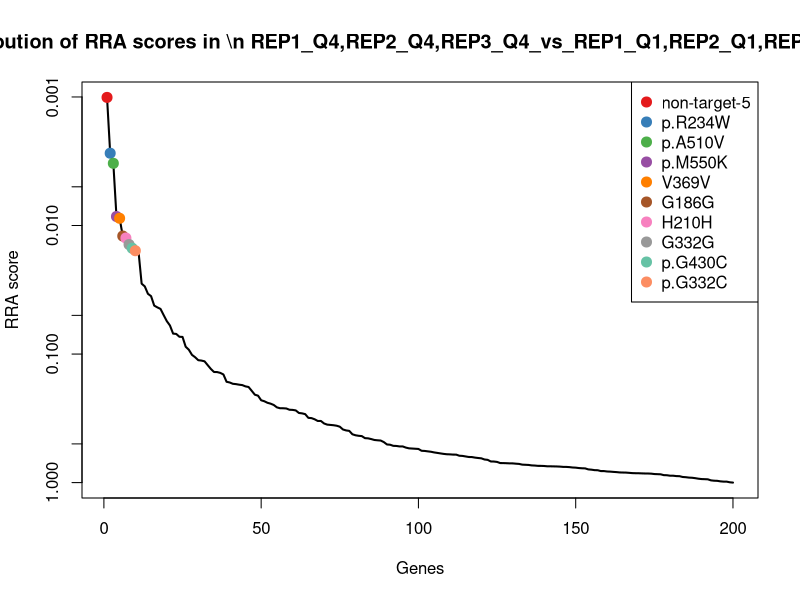
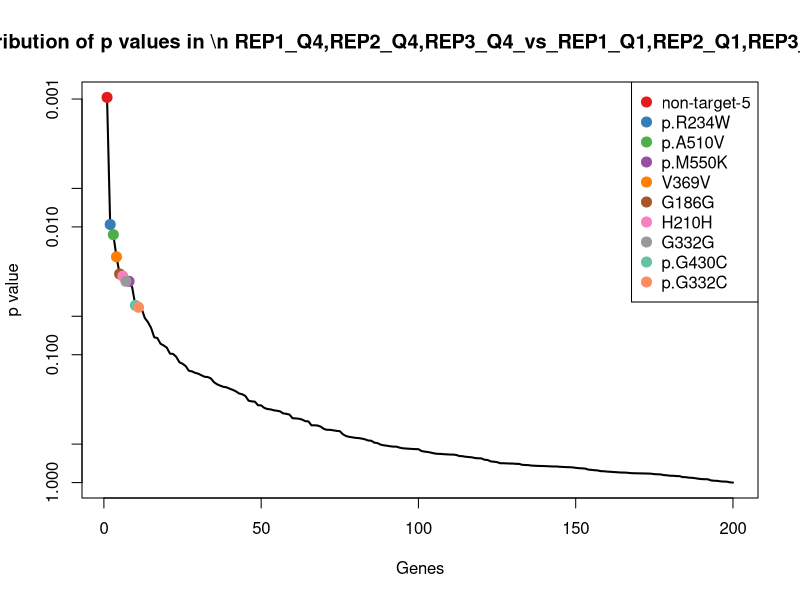
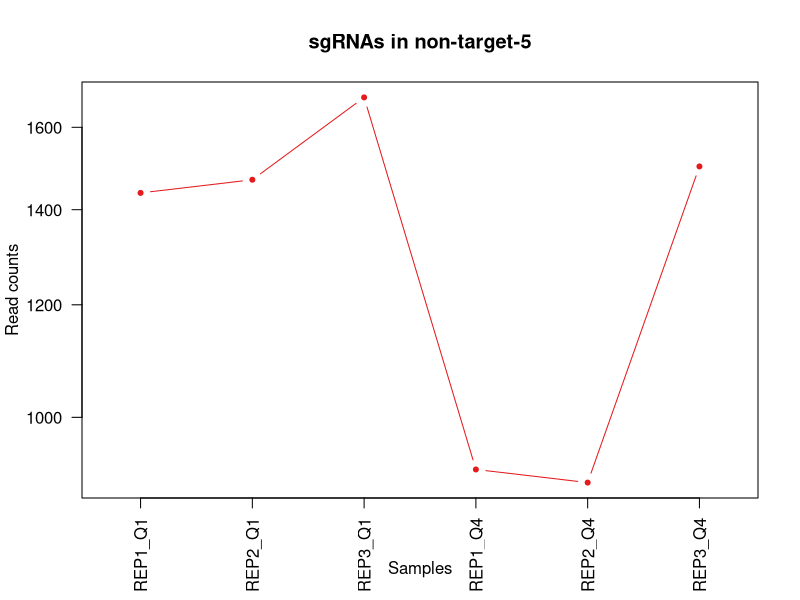
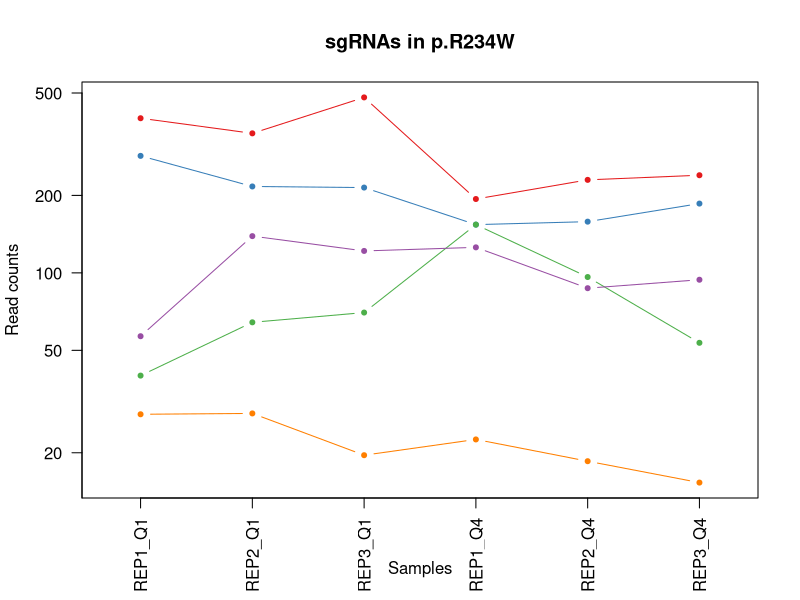
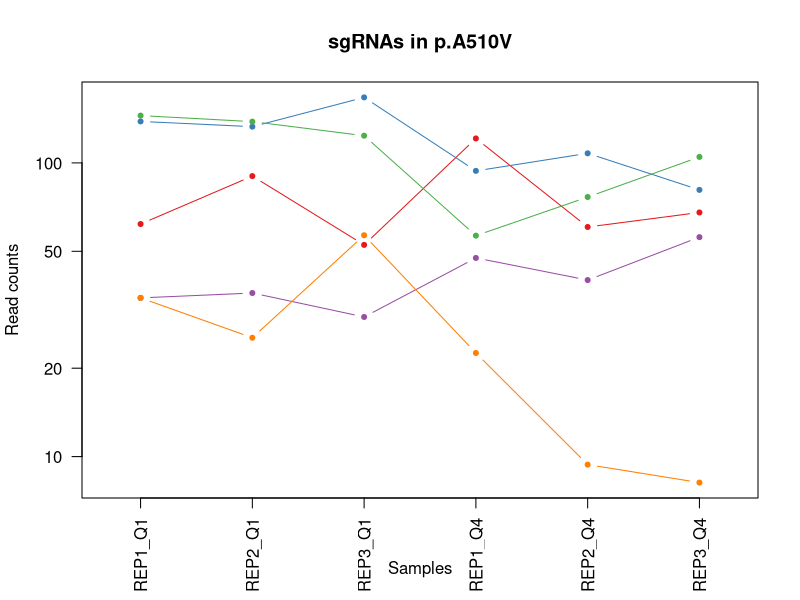
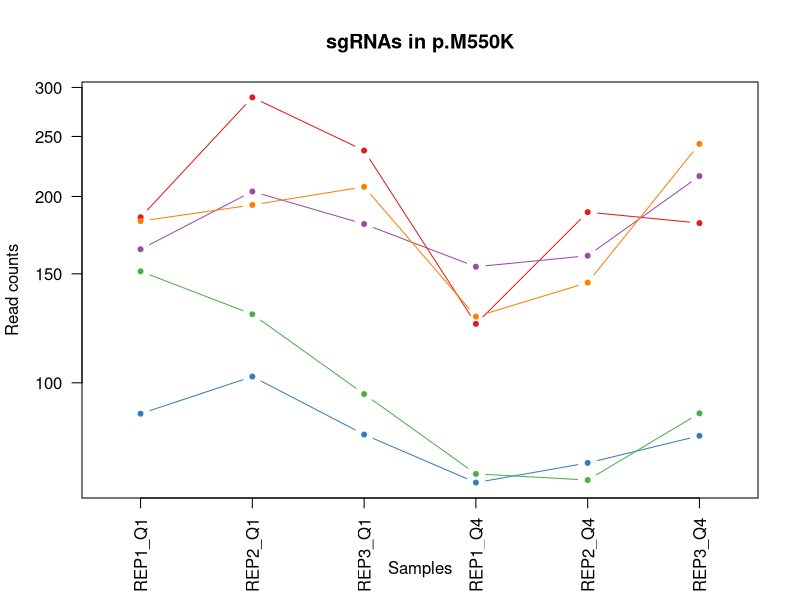
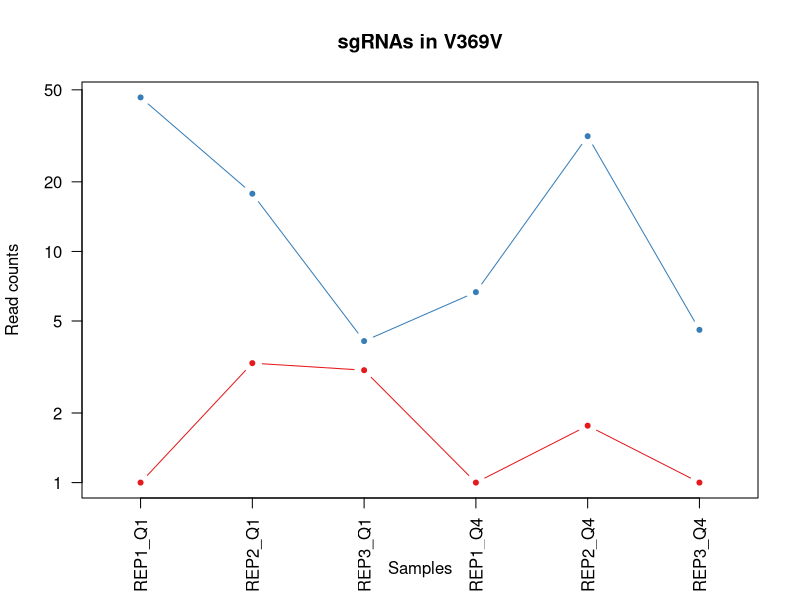
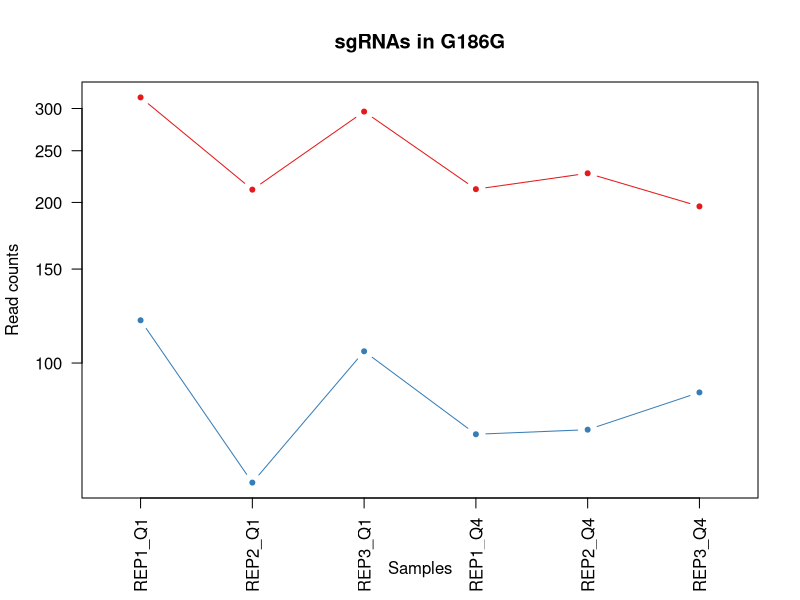

The R script that drew these images, in order: (Note: this script raises an error after producing the figures.)
pdf(file='Q4_Q1.pdf',width=4.5,height=4.5);
gstable=read.table('Q4_Q1.gene_summary.txt',header=T)
# 
#
# parameters
# Do not modify the variables beginning with "__"

# gstablename='__GENE_SUMMARY_FILE__'
startindex=3
# outputfile='__OUTPUT_FILE__'
targetgenelist=c("non-target-5","p.R234W","p.A510V","p.M550K","V369V","G186G","H210H","G332G","p.G430C","p.G332C")
# samplelabel=sub('.\\w+.\\w+$','',colnames(gstable)[startindex]);
samplelabel='REP1_Q4,REP2_Q4,REP3_Q4_vs_REP1_Q1,REP2_Q1,REP3_Q1 neg.'


# You need to write some codes in front of this code:
# gstable=read.table(gstablename,header=T)
# pdf(file=outputfile,width=6,height=6)


# set up color using RColorBrewer
#library(RColorBrewer)
#colors <- brewer.pal(length(targetgenelist), "Set1")

colors=c( "#E41A1C", "#377EB8", "#4DAF4A", "#984EA3", "#FF7F00",  "#A65628", "#F781BF",
          "#999999", "#66C2A5", "#FC8D62", "#8DA0CB", "#E78AC3", "#A6D854", "#FFD92F", "#E5C494", "#B3B3B3", 
          "#8DD3C7", "#FFFFB3", "#BEBADA", "#FB8072", "#80B1D3", "#FDB462", "#B3DE69", "#FCCDE5",
          "#D9D9D9", "#BC80BD", "#CCEBC5", "#FFED6F")

######
# function definition

plotrankedvalues<-function(val, tglist, ...){
  
  plot(val,log='y',ylim=c(max(val),min(val)),type='l',lwd=2, ...)
  if(length(tglist)>0){
    for(i in 1:length(tglist)){
      targetgene=tglist[i];
      tx=which(names(val)==targetgene);ty=val[targetgene];
      points(tx,ty,col=colors[(i %% length(colors)) ],cex=2,pch=20)
      # text(tx+50,ty,targetgene,col=colors[i])
    }
    legend('topright',tglist,pch=20,pt.cex = 2,cex=1,col=colors)
  }
}



plotrandvalues<-function(val,targetgenelist, ...){
  # choose the one with the best distance distribution
  
  mindiffvalue=0;
  randval=val;
  for(i in 1:20){
    randval0=sample(val)
    vindex=sort(which(names(randval0) %in% targetgenelist))
    if(max(vindex)>0.9*length(val)){
      # print('pass...')
      next;
    }
    mindiffind=min(diff(vindex));
    if (mindiffind > mindiffvalue){
      mindiffvalue=mindiffind;
      randval=randval0;
      # print(paste('Diff: ',mindiffvalue))
    }
  }
  plot(randval,log='y',ylim=c(max(randval),min(randval)),pch=20,col='grey', ...)
  
  if(length(targetgenelist)>0){
    for(i in 1:length(targetgenelist)){
      targetgene=targetgenelist[i];
      tx=which(names(randval)==targetgene);ty=randval[targetgene];
      points(tx,ty,col=colors[(i %% length(colors)) ],cex=2,pch=20)
      text(tx+50,ty,targetgene,col=colors[i])
    }
  }
  
}




# set.seed(1235)



pvec=gstable[,startindex]
names(pvec)=gstable[,'id']
pvec=sort(pvec);

plotrankedvalues(pvec,targetgenelist,xlab='Genes',ylab='RRA score',main=paste('Distribution of RRA scores in \\n',samplelabel))

# plotrandvalues(pvec,targetgenelist,xlab='Genes',ylab='RRA score',main=paste('Distribution of RRA scores in \\n',samplelabel))


pvec=gstable[,startindex+1]
names(pvec)=gstable[,'id']
pvec=sort(pvec);

plotrankedvalues(pvec,targetgenelist,xlab='Genes',ylab='p value',main=paste('Distribution of p values in \\n',samplelabel))

# plotrandvalues(pvec,targetgenelist,xlab='Genes',ylab='p value',main=paste('Distribution of p values in \\n',samplelabel))



# you need to write after this code:
# dev.off()






# parameters
# Do not modify the variables beginning with "__"
targetmat=list(c(1437.6059915589235,1468.6343764576616,1678.4125373650745,917.9622007371268,898.6220613901079,1500.6740150081698))
targetgene="non-target-5"
collabel=c("REP1_Q1","REP2_Q1","REP3_Q1","REP1_Q4","REP2_Q4","REP3_Q4")

# set up color using RColorBrewer
#library(RColorBrewer)
#colors <- brewer.pal(length(targetgenelist), "Set1")

colors=c( "#E41A1C", "#377EB8", "#4DAF4A", "#984EA3", "#FF7F00",  "#A65628", "#F781BF",
          "#999999", "#66C2A5", "#FC8D62", "#8DA0CB", "#E78AC3", "#A6D854", "#FFD92F", "#E5C494", "#B3B3B3", 
          "#8DD3C7", "#FFFFB3", "#BEBADA", "#FB8072", "#80B1D3", "#FDB462", "#B3DE69", "#FCCDE5",
          "#D9D9D9", "#BC80BD", "#CCEBC5", "#FFED6F")


## code

targetmatvec=unlist(targetmat)+1
yrange=range(targetmatvec[targetmatvec>0]);
# yrange[1]=1; # set the minimum value to 1
for(i in 1:length(targetmat)){
  vali=targetmat[[i]]+1;
  if(i==1){
    plot(1:length(vali),vali,type='b',las=1,pch=20,main=paste('sgRNAs in',targetgene),ylab='Read counts',xlab='Samples',xlim=c(0.7,length(vali)+0.3),ylim = yrange,col=colors[(i %% length(colors))],xaxt='n',log='y')
    axis(1,at=1:length(vali),labels=(collabel),las=2)
    # lines(0:100,rep(1,101),col='black');
  }else{
    lines(1:length(vali),vali,type='b',pch=20,col=colors[(i %% length(colors))])
  }
}




# parameters
# Do not modify the variables beginning with "__"
targetmat=list(c(397.9666721448057,347.53361477150685,479.69381061755354,192.65873348803896,228.85111919951814,238.58092448460567),c(283.8915348524836,215.68423899196586,213.54111569426578,152.99370012285445,157.14443518366912,184.9002164755694),c(38.88925134965528,63.25721496937515,69.11717271263674,152.99370012285445,95.35463299979922,52.48780338661325),c(55.74126026783924,137.9464567404446,120.69715234893283,124.66153343343697,86.2005882318185,93.04656054899621),c(27.2224759447587,27.436864324066327,18.56879266906659,21.532446683957296,17.545252471963057,14.314855469076342))
targetgene="p.R234W"
collabel=c("REP1_Q1","REP2_Q1","REP3_Q1","REP1_Q4","REP2_Q4","REP3_Q4")

# set up color using RColorBrewer
#library(RColorBrewer)
#colors <- brewer.pal(length(targetgenelist), "Set1")

colors=c( "#E41A1C", "#377EB8", "#4DAF4A", "#984EA3", "#FF7F00",  "#A65628", "#F781BF",
          "#999999", "#66C2A5", "#FC8D62", "#8DA0CB", "#E78AC3", "#A6D854", "#FFD92F", "#E5C494", "#B3B3B3", 
          "#8DD3C7", "#FFFFB3", "#BEBADA", "#FB8072", "#80B1D3", "#FDB462", "#B3DE69", "#FCCDE5",
          "#D9D9D9", "#BC80BD", "#CCEBC5", "#FFED6F")


## code

targetmatvec=unlist(targetmat)+1
yrange=range(targetmatvec[targetmatvec>0]);
# yrange[1]=1; # set the minimum value to 1
for(i in 1:length(targetmat)){
  vali=targetmat[[i]]+1;
  if(i==1){
    plot(1:length(vali),vali,type='b',las=1,pch=20,main=paste('sgRNAs in',targetgene),ylab='Read counts',xlab='Samples',xlim=c(0.7,length(vali)+0.3),ylim = yrange,col=colors[(i %% length(colors))],xaxt='n',log='y')
    axis(1,at=1:length(vali),labels=(collabel),las=2)
    # lines(0:100,rep(1,101),col='black');
  }else{
    lines(1:length(vali),vali,type='b',pch=20,col=colors[(i %% length(colors))])
  }
}




# parameters
# Do not modify the variables beginning with "__"
targetmat=list(c(60.92649378112661,89.16980905321557,51.57997963629608,120.12838676313017,59.50129099187472,66.80265885568959),c(137.40868810211532,131.84937577954096,166.08753442887337,92.92950674128937,106.79718895977513,79.9246097023429),c(143.89022999372455,137.18432162033164,122.76035153438467,55.531046711258284,75.52086933584098,103.78270215080347),c(33.70401783636791,35.05821552519586,28.884788596325805,46.46475337064469,38.904690263918084,54.87361263145931),c(33.70401783636791,24.388323843614515,55.70637800719977,21.532446683957296,8.391207703982332,7.157427734538171))
targetgene="p.A510V"
collabel=c("REP1_Q1","REP2_Q1","REP3_Q1","REP1_Q4","REP2_Q4","REP3_Q4")

# set up color using RColorBrewer
#library(RColorBrewer)
#colors <- brewer.pal(length(targetgenelist), "Set1")

colors=c( "#E41A1C", "#377EB8", "#4DAF4A", "#984EA3", "#FF7F00",  "#A65628", "#F781BF",
          "#999999", "#66C2A5", "#FC8D62", "#8DA0CB", "#E78AC3", "#A6D854", "#FFD92F", "#E5C494", "#B3B3B3", 
          "#8DD3C7", "#FFFFB3", "#BEBADA", "#FB8072", "#80B1D3", "#FDB462", "#B3DE69", "#FCCDE5",
          "#D9D9D9", "#BC80BD", "#CCEBC5", "#FFED6F")


## code

targetmatvec=unlist(targetmat)+1
yrange=range(targetmatvec[targetmatvec>0]);
# yrange[1]=1; # set the minimum value to 1
for(i in 1:length(targetmat)){
  vali=targetmat[[i]]+1;
  if(i==1){
    plot(1:length(vali),vali,type='b',las=1,pch=20,main=paste('sgRNAs in',targetgene),ylab='Read counts',xlab='Samples',xlim=c(0.7,length(vali)+0.3),ylim = yrange,col=colors[(i %% length(colors))],xaxt='n',log='y')
    axis(1,at=1:length(vali),labels=(collabel),las=2)
    # lines(0:100,rep(1,101),col='black');
  }else{
    lines(1:length(vali),vali,type='b',pch=20,col=colors[(i %% length(colors))])
  }
}




# parameters
# Do not modify the variables beginning with "__"
targetmat=list(c(184.07578972170168,288.0870754026965,236.23630673423605,123.52824676586027,187.65791774360488,180.1285979858773),c(88.14896972588531,101.36397097502282,81.4963678253478,67.99720005460199,73.2323581438458,81.11751432476593),c(150.37177188533377,128.0387001789762,94.90716253078479,70.26377338975539,68.65533575985545,88.27494205930411),c(163.3348556685522,202.72794195004565,179.49832913431035,152.99370012285445,159.4329463756643,214.72283203614512),c(181.48317296505797,192.82018538857727,206.31991854518432,126.92810676859037,144.17620509569642,242.15963835187478))
targetgene="p.M550K"
collabel=c("REP1_Q1","REP2_Q1","REP3_Q1","REP1_Q4","REP2_Q4","REP3_Q4")

# set up color using RColorBrewer
#library(RColorBrewer)
#colors <- brewer.pal(length(targetgenelist), "Set1")

colors=c( "#E41A1C", "#377EB8", "#4DAF4A", "#984EA3", "#FF7F00",  "#A65628", "#F781BF",
          "#999999", "#66C2A5", "#FC8D62", "#8DA0CB", "#E78AC3", "#A6D854", "#FFD92F", "#E5C494", "#B3B3B3", 
          "#8DD3C7", "#FFFFB3", "#BEBADA", "#FB8072", "#80B1D3", "#FDB462", "#B3DE69", "#FCCDE5",
          "#D9D9D9", "#BC80BD", "#CCEBC5", "#FFED6F")


## code

targetmatvec=unlist(targetmat)+1
yrange=range(targetmatvec[targetmatvec>0]);
# yrange[1]=1; # set the minimum value to 1
for(i in 1:length(targetmat)){
  vali=targetmat[[i]]+1;
  if(i==1){
    plot(1:length(vali),vali,type='b',las=1,pch=20,main=paste('sgRNAs in',targetgene),ylab='Read counts',xlab='Samples',xlim=c(0.7,length(vali)+0.3),ylim = yrange,col=colors[(i %% length(colors))],xaxt='n',log='y')
    axis(1,at=1:length(vali),labels=(collabel),las=2)
    # lines(0:100,rep(1,101),col='black');
  }else{
    lines(1:length(vali),vali,type='b',pch=20,col=colors[(i %% length(colors))])
  }
}




# parameters
# Do not modify the variables beginning with "__"
targetmat=list(c(0.0,2.2864053603388608,2.063199185451843,0.0,0.7628370639983938,0.0),c(45.370793241264494,16.76697264248498,3.094798778177765,5.666433337883499,30.513482559935753,3.5787138672690855))
targetgene="V369V"
collabel=c("REP1_Q1","REP2_Q1","REP3_Q1","REP1_Q4","REP2_Q4","REP3_Q4")

# set up color using RColorBrewer
#library(RColorBrewer)
#colors <- brewer.pal(length(targetgenelist), "Set1")

colors=c( "#E41A1C", "#377EB8", "#4DAF4A", "#984EA3", "#FF7F00",  "#A65628", "#F781BF",
          "#999999", "#66C2A5", "#FC8D62", "#8DA0CB", "#E78AC3", "#A6D854", "#FFD92F", "#E5C494", "#B3B3B3", 
          "#8DD3C7", "#FFFFB3", "#BEBADA", "#FB8072", "#80B1D3", "#FDB462", "#B3DE69", "#FCCDE5",
          "#D9D9D9", "#BC80BD", "#CCEBC5", "#FFED6F")


## code

targetmatvec=unlist(targetmat)+1
yrange=range(targetmatvec[targetmatvec>0]);
# yrange[1]=1; # set the minimum value to 1
for(i in 1:length(targetmat)){
  vali=targetmat[[i]]+1;
  if(i==1){
    plot(1:length(vali),vali,type='b',las=1,pch=20,main=paste('sgRNAs in',targetgene),ylab='Read counts',xlab='Samples',xlim=c(0.7,length(vali)+0.3),ylim = yrange,col=colors[(i %% length(colors))],xaxt='n',log='y')
    axis(1,at=1:length(vali),labels=(collabel),las=2)
    # lines(0:100,rep(1,101),col='black');
  }else{
    lines(1:length(vali),vali,type='b',pch=20,col=colors[(i %% length(colors))])
  }
}




# parameters
# Do not modify the variables beginning with "__"
targetmat=list(c(313.70662755388594,210.3492931511752,295.0374835196136,210.79132016926616,225.79977094352455,195.63635807737666),c(119.26037080560954,58.684404248697426,104.19155886531809,72.53034672490878,73.9951952078442,87.08203743688108))
targetgene="G186G"
collabel=c("REP1_Q1","REP2_Q1","REP3_Q1","REP1_Q4","REP2_Q4","REP3_Q4")

# set up color using RColorBrewer
#library(RColorBrewer)
#colors <- brewer.pal(length(targetgenelist), "Set1")

colors=c( "#E41A1C", "#377EB8", "#4DAF4A", "#984EA3", "#FF7F00",  "#A65628", "#F781BF",
          "#999999", "#66C2A5", "#FC8D62", "#8DA0CB", "#E78AC3", "#A6D854", "#FFD92F", "#E5C494", "#B3B3B3", 
          "#8DD3C7", "#FFFFB3", "#BEBADA", "#FB8072", "#80B1D3", "#FDB462", "#B3DE69", "#FCCDE5",
          "#D9D9D9", "#BC80BD", "#CCEBC5", "#FFED6F")


## code

targetmatvec=unlist(targetmat)+1
yrange=range(targetmatvec[targetmatvec>0]);
# yrange[1]=1; # set the minimum value to 1
for(i in 1:length(targetmat)){
  vali=targetmat[[i]]+1;
  if(i==1){
    plot(1:length(vali),vali,type='b',las=1,pch=20,main=paste('sgRNAs in',targetgene),ylab='Read counts',xlab='Samples',xlim=c(0.7,length(vali)+0.3),ylim = yrange,col=colors[(i %% length(colors))],xaxt='n',log='y')
    axis(1,at=1:length(vali),labels=(collabel),las=2)
    # lines(0:100,rep(1,101),col='black');
  }else{
    lines(1:length(vali),vali,type='b',pch=20,col=colors[(i %% length(colors))])
  }
}




# parameters
# Do not modify the variables beginning with "__"
targetmat=list(c(251.4838253944375,288.8492105228094,289.879485555984,267.4556535481011,229.61395626351654,174.16407487376216),c(6.481541891609214,25.15045896372747,19.60039226179251,9.066293340613598,6.865533575985544,19.086473958768455))
targetgene="H210H"
collabel=c("REP1_Q1","REP2_Q1","REP3_Q1","REP1_Q4","REP2_Q4","REP3_Q4")

# set up color using RColorBrewer
#library(RColorBrewer)
#colors <- brewer.pal(length(targetgenelist), "Set1")

colors=c( "#E41A1C", "#377EB8", "#4DAF4A", "#984EA3", "#FF7F00",  "#A65628", "#F781BF",
          "#999999", "#66C2A5", "#FC8D62", "#8DA0CB", "#E78AC3", "#A6D854", "#FFD92F", "#E5C494", "#B3B3B3", 
          "#8DD3C7", "#FFFFB3", "#BEBADA", "#FB8072", "#80B1D3", "#FDB462", "#B3DE69", "#FCCDE5",
          "#D9D9D9", "#BC80BD", "#CCEBC5", "#FFED6F")


## code

targetmatvec=unlist(targetmat)+1
yrange=range(targetmatvec[targetmatvec>0]);
# yrange[1]=1; # set the minimum value to 1
for(i in 1:length(targetmat)){
  vali=targetmat[[i]]+1;
  if(i==1){
    plot(1:length(vali),vali,type='b',las=1,pch=20,main=paste('sgRNAs in',targetgene),ylab='Read counts',xlab='Samples',xlim=c(0.7,length(vali)+0.3),ylim = yrange,col=colors[(i %% length(colors))],xaxt='n',log='y')
    axis(1,at=1:length(vali),labels=(collabel),las=2)
    # lines(0:100,rep(1,101),col='black');
  }else{
    lines(1:length(vali),vali,type='b',pch=20,col=colors[(i %% length(colors))])
  }
}




# parameters
# Do not modify the variables beginning with "__"
targetmat=list(c(19.44462567482764,38.10675600564768,25.78998981814804,16.999300013650497,51.87292035189078,33.40132942784479),c(215.18719080142588,137.9464567404446,246.55230266149528,112.19538009009327,109.8485372157687,145.53436393560946))
targetgene="G332G"
collabel=c("REP1_Q1","REP2_Q1","REP3_Q1","REP1_Q4","REP2_Q4","REP3_Q4")

# set up color using RColorBrewer
#library(RColorBrewer)
#colors <- brewer.pal(length(targetgenelist), "Set1")

colors=c( "#E41A1C", "#377EB8", "#4DAF4A", "#984EA3", "#FF7F00",  "#A65628", "#F781BF",
          "#999999", "#66C2A5", "#FC8D62", "#8DA0CB", "#E78AC3", "#A6D854", "#FFD92F", "#E5C494", "#B3B3B3", 
          "#8DD3C7", "#FFFFB3", "#BEBADA", "#FB8072", "#80B1D3", "#FDB462", "#B3DE69", "#FCCDE5",
          "#D9D9D9", "#BC80BD", "#CCEBC5", "#FFED6F")


## code

targetmatvec=unlist(targetmat)+1
yrange=range(targetmatvec[targetmatvec>0]);
# yrange[1]=1; # set the minimum value to 1
for(i in 1:length(targetmat)){
  vali=targetmat[[i]]+1;
  if(i==1){
    plot(1:length(vali),vali,type='b',las=1,pch=20,main=paste('sgRNAs in',targetgene),ylab='Read counts',xlab='Samples',xlim=c(0.7,length(vali)+0.3),ylim = yrange,col=colors[(i %% length(colors))],xaxt='n',log='y')
    axis(1,at=1:length(vali),labels=(collabel),las=2)
    # lines(0:100,rep(1,101),col='black');
  }else{
    lines(1:length(vali),vali,type='b',pch=20,col=colors[(i %% length(colors))])
  }
}




# parameters
# Do not modify the variables beginning with "__"
targetmat=list(c(9.074158648252899,17.52910776259793,18.56879266906659,20.399160016380595,12.2053930239743,25.050997070883597),c(50.556026754551866,53.34945840790675,87.68596538170334,38.53174669760779,72.46952107984741,101.39689290595742),c(0.0,3.810675600564768,0.0,1.1332866675766997,1.5256741279967876,9.543236979384227),c(298.1509270140238,342.9608040508291,255.83669899602856,143.92740678224087,217.40856323954222,150.30598242530158),c(150.37177188533377,194.34445562880316,165.05593483614746,128.06139343616707,123.57960436773979,140.76274544591735))
targetgene="p.G430C"
collabel=c("REP1_Q1","REP2_Q1","REP3_Q1","REP1_Q4","REP2_Q4","REP3_Q4")

# set up color using RColorBrewer
#library(RColorBrewer)
#colors <- brewer.pal(length(targetgenelist), "Set1")

colors=c( "#E41A1C", "#377EB8", "#4DAF4A", "#984EA3", "#FF7F00",  "#A65628", "#F781BF",
          "#999999", "#66C2A5", "#FC8D62", "#8DA0CB", "#E78AC3", "#A6D854", "#FFD92F", "#E5C494", "#B3B3B3", 
          "#8DD3C7", "#FFFFB3", "#BEBADA", "#FB8072", "#80B1D3", "#FDB462", "#B3DE69", "#FCCDE5",
          "#D9D9D9", "#BC80BD", "#CCEBC5", "#FFED6F")


## code

targetmatvec=unlist(targetmat)+1
yrange=range(targetmatvec[targetmatvec>0]);
# yrange[1]=1; # set the minimum value to 1
for(i in 1:length(targetmat)){
  vali=targetmat[[i]]+1;
  if(i==1){
    plot(1:length(vali),vali,type='b',las=1,pch=20,main=paste('sgRNAs in',targetgene),ylab='Read counts',xlab='Samples',xlim=c(0.7,length(vali)+0.3),ylim = yrange,col=colors[(i %% length(colors))],xaxt='n',log='y')
    axis(1,at=1:length(vali),labels=(collabel),las=2)
    # lines(0:100,rep(1,101),col='black');
  }else{
    lines(1:length(vali),vali,type='b',pch=20,col=colors[(i %% length(colors))])
  }
}




# parameters
# Do not modify the variables beginning with "__"
targetmat=list(c(42.77817648462081,58.684404248697426,69.11717271263674,28.33216668941749,10.679718895977514,48.909089519344164),c(243.70597512450644,189.00950978801248,200.1303209888288,261.78922021021765,238.76800103149725,176.54988411860822),c(185.37209810002352,233.2133467545638,238.2995059196879,171.12628680408164,127.39378968773177,157.46341015983975),c(1.2963083783218428,48.77664768722903,24.75839022542212,37.39846003003109,29.75064549593736,29.82261556057571),c(31.111401079724224,39.631026245873585,31.97958737450357,38.53174669760779,61.026965119871505,31.01552018299874))
targetgene="p.G332C"
collabel=c("REP1_Q1","REP2_Q1","REP3_Q1","REP1_Q4","REP2_Q4","REP3_Q4")

# set up color using RColorBrewer
#library(RColorBrewer)
#colors <- brewer.pal(length(targetgenelist), "Set1")

colors=c( "#E41A1C", "#377EB8", "#4DAF4A", "#984EA3", "#FF7F00",  "#A65628", "#F781BF",
          "#999999", "#66C2A5", "#FC8D62", "#8DA0CB", "#E78AC3", "#A6D854", "#FFD92F", "#E5C494", "#B3B3B3", 
          "#8DD3C7", "#FFFFB3", "#BEBADA", "#FB8072", "#80B1D3", "#FDB462", "#B3DE69", "#FCCDE5",
          "#D9D9D9", "#BC80BD", "#CCEBC5", "#FFED6F")


## code

targetmatvec=unlist(targetmat)+1
yrange=range(targetmatvec[targetmatvec>0]);
# yrange[1]=1; # set the minimum value to 1
for(i in 1:length(targetmat)){
  vali=targetmat[[i]]+1;
  if(i==1){
    plot(1:length(vali),vali,type='b',las=1,pch=20,main=paste('sgRNAs in',targetgene),ylab='Read counts',xlab='Samples',xlim=c(0.7,length(vali)+0.3),ylim = yrange,col=colors[(i %% length(colors))],xaxt='n',log='y')
    axis(1,at=1:length(vali),labels=(collabel),las=2)
    # lines(0:100,rep(1,101),col='black');
  }else{
    lines(1:length(vali),vali,type='b',pch=20,col=colors[(i %% length(colors))])
  }
}



# 
#
# parameters
# Do not modify the variables beginning with "__"

# gstablename='__GENE_SUMMARY_FILE__'
startindex=9
# outputfile='__OUTPUT_FILE__'
targetgenelist=c("p.N414I","p.A184G","p.S224F","p.R320Q","p.V369L","p.H274R","p.C171F","safe-target-34","R413R","p.R320L")
# samplelabel=sub('.\\w+.\\w+$','',colnames(gstable)[startindex]);
samplelabel='REP1_Q4,REP2_Q4,REP3_Q4_vs_REP1_Q1,REP2_Q1,REP3_Q1 pos.'


# You need to write some codes in front of this code:
# gstable=read.table(gstablename,header=T)
# pdf(file=outputfile,width=6,height=6)


# set up color using RColorBrewer
#library(RColorBrewer)
#colors <- brewer.pal(length(targetgenelist), "Set1")

colors=c( "#E41A1C", "#377EB8", "#4DAF4A", "#984EA3", "#FF7F00",  "#A65628", "#F781BF",
          "#999999", "#66C2A5", "#FC8D62", "#8DA0CB", "#E78AC3", "#A6D854", "#FFD92F", "#E5C494", "#B3B3B3", 
          "#8DD3C7", "#FFFFB3", "#BEBADA", "#FB8072", "#80B1D3", "#FDB462", "#B3DE69", "#FCCDE5",
          "#D9D9D9", "#BC80BD", "#CCEBC5", "#FFED6F")

######
# function definition

plotrankedvalues<-function(val, tglist, ...){
  
  plot(val,log='y',ylim=c(max(val),min(val)),type='l',lwd=2, ...)
  if(length(tglist)>0){
    for(i in 1:length(tglist)){
      targetgene=tglist[i];
      tx=which(names(val)==targetgene);ty=val[targetgene];
      points(tx,ty,col=colors[(i %% length(colors)) ],cex=2,pch=20)
      # text(tx+50,ty,targetgene,col=colors[i])
    }
    legend('topright',tglist,pch=20,pt.cex = 2,cex=1,col=colors)
  }
}



plotrandvalues<-function(val,targetgenelist, ...){
  # choose the one with the best distance distribution
  
  mindiffvalue=0;
  randval=val;
  for(i in 1:20){
    randval0=sample(val)
    vindex=sort(which(names(randval0) %in% targetgenelist))
    if(max(vindex)>0.9*length(val)){
      # print('pass...')
      next;
    }
    mindiffind=min(diff(vindex));
    if (mindiffind > mindiffvalue){
      mindiffvalue=mindiffind;
      randval=randval0;
      # print(paste('Diff: ',mindiffvalue))
    }
  }
  plot(randval,log='y',ylim=c(max(randval),min(randval)),pch=20,col='grey', ...)
  
  if(length(targetgenelist)>0){
    for(i in 1:length(targetgenelist)){
      targetgene=targetgenelist[i];
      tx=which(names(randval)==targetgene);ty=randval[targetgene];
      points(tx,ty,col=colors[(i %% length(colors)) ],cex=2,pch=20)
      text(tx+50,ty,targetgene,col=colors[i])
    }
  }
  
}




# set.seed(1235)



pvec=gstable[,startindex]
names(pvec)=gstable[,'id']
pvec=sort(pvec);

plotrankedvalues(pvec,targetgenelist,xlab='Genes',ylab='RRA score',main=paste('Distribution of RRA scores in \\n',samplelabel))

# plotrandvalues(pvec,targetgenelist,xlab='Genes',ylab='RRA score',main=paste('Distribution of RRA scores in \\n',samplelabel))


pvec=gstable[,startindex+1]
names(pvec)=gstable[,'id']
pvec=sort(pvec);

plotrankedvalues(pvec,targetgenelist,xlab='Genes',ylab='p value',main=paste('Distribution of p values in \\n',samplelabel))

# plotrandvalues(pvec,targetgenelist,xlab='Genes',ylab='p value',main=paste('Distribution of p values in \\n',samplelabel))



# you need to write after this code:
# dev.off()






# parameters
# Do not modify the variables beginning with "__"
targetmat=list(c(375.9294297133344,205.77648243049748,247.5839022542212,362.6517336245439,384.46988025519045,254.08868457610507),c(252.78013377275934,242.35896819591923,232.10990836333235,364.9183069596973,366.92462778322744,235.0022106173366),c(432.9669983594955,242.35896819591923,275.43709125782107,405.7166269924585,402.7779697911519,317.31262956452554),c(282.59522647416173,166.1454561846239,172.27713198522892,226.65733351533993,266.23013533543946,184.9002164755694),c(229.44658296296618,113.55813289683009,92.84396334533295,130.32796677132046,249.44771992747476,145.53436393560946))
targetgene="p.N414I"
collabel=c("REP1_Q1","REP2_Q1","REP3_Q1","REP1_Q4","REP2_Q4","REP3_Q4")

# set up color using RColorBrewer
#library(RColorBrewer)
#colors <- brewer.pal(length(targetgenelist), "Set1")

colors=c( "#E41A1C", "#377EB8", "#4DAF4A", "#984EA3", "#FF7F00",  "#A65628", "#F781BF",
          "#999999", "#66C2A5", "#FC8D62", "#8DA0CB", "#E78AC3", "#A6D854", "#FFD92F", "#E5C494", "#B3B3B3", 
          "#8DD3C7", "#FFFFB3", "#BEBADA", "#FB8072", "#80B1D3", "#FDB462", "#B3DE69", "#FCCDE5",
          "#D9D9D9", "#BC80BD", "#CCEBC5", "#FFED6F")


## code

targetmatvec=unlist(targetmat)+1
yrange=range(targetmatvec[targetmatvec>0]);
# yrange[1]=1; # set the minimum value to 1
for(i in 1:length(targetmat)){
  vali=targetmat[[i]]+1;
  if(i==1){
    plot(1:length(vali),vali,type='b',las=1,pch=20,main=paste('sgRNAs in',targetgene),ylab='Read counts',xlab='Samples',xlim=c(0.7,length(vali)+0.3),ylim = yrange,col=colors[(i %% length(colors))],xaxt='n',log='y')
    axis(1,at=1:length(vali),labels=(collabel),las=2)
    # lines(0:100,rep(1,101),col='black');
  }else{
    lines(1:length(vali),vali,type='b',pch=20,col=colors[(i %% length(colors))])
  }
}




# parameters
# Do not modify the variables beginning with "__"
targetmat=list(c(130.92714621050612,57.160134008471516,68.08557311991083,254.98950020475743,316.57738155933345,329.24167578875586),c(167.2237808035177,112.03386265660417,111.41275601439953,113.32866675766996,124.3424414317382,78.73170507991988),c(70.00065242937951,60.97080960903629,69.11717271263674,40.79832003276119,63.31547631186668,62.03104036599748),c(184.07578972170168,135.66005138010573,160.92953646524376,628.9741005050683,610.269651198715,561.8580771612463),c(58.33387702448292,49.53878280734198,85.62276619625149,53.26447337610489,41.95603851991166,34.59423405026782))
targetgene="p.A184G"
collabel=c("REP1_Q1","REP2_Q1","REP3_Q1","REP1_Q4","REP2_Q4","REP3_Q4")

# set up color using RColorBrewer
#library(RColorBrewer)
#colors <- brewer.pal(length(targetgenelist), "Set1")

colors=c( "#E41A1C", "#377EB8", "#4DAF4A", "#984EA3", "#FF7F00",  "#A65628", "#F781BF",
          "#999999", "#66C2A5", "#FC8D62", "#8DA0CB", "#E78AC3", "#A6D854", "#FFD92F", "#E5C494", "#B3B3B3", 
          "#8DD3C7", "#FFFFB3", "#BEBADA", "#FB8072", "#80B1D3", "#FDB462", "#B3DE69", "#FCCDE5",
          "#D9D9D9", "#BC80BD", "#CCEBC5", "#FFED6F")


## code

targetmatvec=unlist(targetmat)+1
yrange=range(targetmatvec[targetmatvec>0]);
# yrange[1]=1; # set the minimum value to 1
for(i in 1:length(targetmat)){
  vali=targetmat[[i]]+1;
  if(i==1){
    plot(1:length(vali),vali,type='b',las=1,pch=20,main=paste('sgRNAs in',targetgene),ylab='Read counts',xlab='Samples',xlim=c(0.7,length(vali)+0.3),ylim = yrange,col=colors[(i %% length(colors))],xaxt='n',log='y')
    axis(1,at=1:length(vali),labels=(collabel),las=2)
    # lines(0:100,rep(1,101),col='black');
  }else{
    lines(1:length(vali),vali,type='b',pch=20,col=colors[(i %% length(colors))])
  }
}




# parameters
# Do not modify the variables beginning with "__"
targetmat=list(c(211.29826566646037,211.11142827128813,205.2883189524584,276.52194688871475,188.42075480760326,262.4390169330662),c(307.22508566227674,253.79099499761355,232.10990836333235,441.9818003549129,463.80493491102345,421.09533171532905),c(54.4449518895174,11.432026801694304,23.726790632696197,29.465453356994193,44.24454971190684,40.55875716238297),c(128.33452945386244,148.61634842202594,165.05593483614746,273.12208688598463,276.90985423141694,310.1552018299874),c(94.63051161749452,85.35913345265081,59.83277637810345,79.33006673036898,109.08570015177031,95.43236979384227))
targetgene="p.S224F"
collabel=c("REP1_Q1","REP2_Q1","REP3_Q1","REP1_Q4","REP2_Q4","REP3_Q4")

# set up color using RColorBrewer
#library(RColorBrewer)
#colors <- brewer.pal(length(targetgenelist), "Set1")

colors=c( "#E41A1C", "#377EB8", "#4DAF4A", "#984EA3", "#FF7F00",  "#A65628", "#F781BF",
          "#999999", "#66C2A5", "#FC8D62", "#8DA0CB", "#E78AC3", "#A6D854", "#FFD92F", "#E5C494", "#B3B3B3", 
          "#8DD3C7", "#FFFFB3", "#BEBADA", "#FB8072", "#80B1D3", "#FDB462", "#B3DE69", "#FCCDE5",
          "#D9D9D9", "#BC80BD", "#CCEBC5", "#FFED6F")


## code

targetmatvec=unlist(targetmat)+1
yrange=range(targetmatvec[targetmatvec>0]);
# yrange[1]=1; # set the minimum value to 1
for(i in 1:length(targetmat)){
  vali=targetmat[[i]]+1;
  if(i==1){
    plot(1:length(vali),vali,type='b',las=1,pch=20,main=paste('sgRNAs in',targetgene),ylab='Read counts',xlab='Samples',xlim=c(0.7,length(vali)+0.3),ylim = yrange,col=colors[(i %% length(colors))],xaxt='n',log='y')
    axis(1,at=1:length(vali),labels=(collabel),las=2)
    # lines(0:100,rep(1,101),col='black');
  }else{
    lines(1:length(vali),vali,type='b',pch=20,col=colors[(i %% length(colors))])
  }
}




# parameters
# Do not modify the variables beginning with "__"
targetmat=list(c(107.59359540071294,178.33961810643115,90.7807641598811,147.32726678497096,199.86331076757918,81.11751432476593),c(35.00032621468976,44.20383696655131,33.01118696722949,91.79622007371268,83.14923997582493,56.06651725388234),c(25.926167566436856,32.771810164857,39.20078452358502,94.06279340886607,67.89249869585704,59.64523112115142),c(151.6680802636556,125.75229481863734,140.29754461072534,171.12628680408164,236.47948983950207,134.79822233380222),c(101.11205350910373,55.63586376824561,49.51678045084424,56.66433337883498,59.50129099187472,20.279378581191484))
targetgene="p.R320Q"
collabel=c("REP1_Q1","REP2_Q1","REP3_Q1","REP1_Q4","REP2_Q4","REP3_Q4")

# set up color using RColorBrewer
#library(RColorBrewer)
#colors <- brewer.pal(length(targetgenelist), "Set1")

colors=c( "#E41A1C", "#377EB8", "#4DAF4A", "#984EA3", "#FF7F00",  "#A65628", "#F781BF",
          "#999999", "#66C2A5", "#FC8D62", "#8DA0CB", "#E78AC3", "#A6D854", "#FFD92F", "#E5C494", "#B3B3B3", 
          "#8DD3C7", "#FFFFB3", "#BEBADA", "#FB8072", "#80B1D3", "#FDB462", "#B3DE69", "#FCCDE5",
          "#D9D9D9", "#BC80BD", "#CCEBC5", "#FFED6F")


## code

targetmatvec=unlist(targetmat)+1
yrange=range(targetmatvec[targetmatvec>0]);
# yrange[1]=1; # set the minimum value to 1
for(i in 1:length(targetmat)){
  vali=targetmat[[i]]+1;
  if(i==1){
    plot(1:length(vali),vali,type='b',las=1,pch=20,main=paste('sgRNAs in',targetgene),ylab='Read counts',xlab='Samples',xlim=c(0.7,length(vali)+0.3),ylim = yrange,col=colors[(i %% length(colors))],xaxt='n',log='y')
    axis(1,at=1:length(vali),labels=(collabel),las=2)
    # lines(0:100,rep(1,101),col='black');
  }else{
    lines(1:length(vali),vali,type='b',pch=20,col=colors[(i %% length(colors))])
  }
}




# parameters
# Do not modify the variables beginning with "__"
targetmat=list(c(19.44462567482764,1.5242702402259072,58.801176785377535,50.997900040951485,2.2885111919951813,20.279378581191484),c(18.148317296505798,19.815513122936792,7.221197149081451,3.399860002730099,11.442555959975907,8.350332356961198),c(12.963083783218428,18.291242882710886,15.473993890888824,7.933006673036898,25.93646017594539,23.858092448460567),c(0.0,8.38348632124249,2.063199185451843,29.465453356994193,54.92426860788435,10.736141601807256),c(28.518784323080542,10.669891681581351,10.315995927259216,11.332866675766997,32.80199375193094,13.121950846653313))
targetgene="p.V369L"
collabel=c("REP1_Q1","REP2_Q1","REP3_Q1","REP1_Q4","REP2_Q4","REP3_Q4")

# set up color using RColorBrewer
#library(RColorBrewer)
#colors <- brewer.pal(length(targetgenelist), "Set1")

colors=c( "#E41A1C", "#377EB8", "#4DAF4A", "#984EA3", "#FF7F00",  "#A65628", "#F781BF",
          "#999999", "#66C2A5", "#FC8D62", "#8DA0CB", "#E78AC3", "#A6D854", "#FFD92F", "#E5C494", "#B3B3B3", 
          "#8DD3C7", "#FFFFB3", "#BEBADA", "#FB8072", "#80B1D3", "#FDB462", "#B3DE69", "#FCCDE5",
          "#D9D9D9", "#BC80BD", "#CCEBC5", "#FFED6F")


## code

targetmatvec=unlist(targetmat)+1
yrange=range(targetmatvec[targetmatvec>0]);
# yrange[1]=1; # set the minimum value to 1
for(i in 1:length(targetmat)){
  vali=targetmat[[i]]+1;
  if(i==1){
    plot(1:length(vali),vali,type='b',las=1,pch=20,main=paste('sgRNAs in',targetgene),ylab='Read counts',xlab='Samples',xlim=c(0.7,length(vali)+0.3),ylim = yrange,col=colors[(i %% length(colors))],xaxt='n',log='y')
    axis(1,at=1:length(vali),labels=(collabel),las=2)
    # lines(0:100,rep(1,101),col='black');
  }else{
    lines(1:length(vali),vali,type='b',pch=20,col=colors[(i %% length(colors))])
  }
}




# parameters
# Do not modify the variables beginning with "__"
targetmat=list(c(45.370793241264494,50.30091792745494,34.04278655995542,91.79622007371268,53.398594479887564,59.64523112115142),c(15.555700539862112,18.291242882710886,12.37919511271106,40.79832003276119,55.68710567188275,48.909089519344164),c(165.92747242519587,156.2376996231555,119.6655527562069,196.05859349076906,184.6065694876113,139.56984082349433),c(20.740934053149484,21.339783363162702,22.695191039970275,10.199580008190297,6.865533575985544,17.893569336345426),c(18.148317296505798,31.2475399246311,18.56879266906659,35.13188669487769,53.398594479887564,31.01552018299874))
targetgene="p.H274R"
collabel=c("REP1_Q1","REP2_Q1","REP3_Q1","REP1_Q4","REP2_Q4","REP3_Q4")

# set up color using RColorBrewer
#library(RColorBrewer)
#colors <- brewer.pal(length(targetgenelist), "Set1")

colors=c( "#E41A1C", "#377EB8", "#4DAF4A", "#984EA3", "#FF7F00",  "#A65628", "#F781BF",
          "#999999", "#66C2A5", "#FC8D62", "#8DA0CB", "#E78AC3", "#A6D854", "#FFD92F", "#E5C494", "#B3B3B3", 
          "#8DD3C7", "#FFFFB3", "#BEBADA", "#FB8072", "#80B1D3", "#FDB462", "#B3DE69", "#FCCDE5",
          "#D9D9D9", "#BC80BD", "#CCEBC5", "#FFED6F")


## code

targetmatvec=unlist(targetmat)+1
yrange=range(targetmatvec[targetmatvec>0]);
# yrange[1]=1; # set the minimum value to 1
for(i in 1:length(targetmat)){
  vali=targetmat[[i]]+1;
  if(i==1){
    plot(1:length(vali),vali,type='b',las=1,pch=20,main=paste('sgRNAs in',targetgene),ylab='Read counts',xlab='Samples',xlim=c(0.7,length(vali)+0.3),ylim = yrange,col=colors[(i %% length(colors))],xaxt='n',log='y')
    axis(1,at=1:length(vali),labels=(collabel),las=2)
    # lines(0:100,rep(1,101),col='black');
  }else{
    lines(1:length(vali),vali,type='b',pch=20,col=colors[(i %% length(colors))])
  }
}




# parameters
# Do not modify the variables beginning with "__"
targetmat=list(c(569.0793780832889,558.645043042795,704.5825218318045,711.7040272381674,681.9763352145641,784.9312415543527),c(719.4511499686228,692.0186890625619,813.9320786607522,972.3599607808084,919.2186621180646,938.8159378469234),c(556.1162943000705,637.9070955345421,739.6569079844858,727.5700405842413,857.4288599341946,770.6163860852763),c(163.3348556685522,282.7521295619058,213.54111569426578,200.59174016107585,243.34502341548762,206.3724996791839),c(20.740934053149484,7.621351201129536,6.18959755635553,3.399860002730099,5.339859447988757,3.5787138672690855))
targetgene="p.C171F"
collabel=c("REP1_Q1","REP2_Q1","REP3_Q1","REP1_Q4","REP2_Q4","REP3_Q4")

# set up color using RColorBrewer
#library(RColorBrewer)
#colors <- brewer.pal(length(targetgenelist), "Set1")

colors=c( "#E41A1C", "#377EB8", "#4DAF4A", "#984EA3", "#FF7F00",  "#A65628", "#F781BF",
          "#999999", "#66C2A5", "#FC8D62", "#8DA0CB", "#E78AC3", "#A6D854", "#FFD92F", "#E5C494", "#B3B3B3", 
          "#8DD3C7", "#FFFFB3", "#BEBADA", "#FB8072", "#80B1D3", "#FDB462", "#B3DE69", "#FCCDE5",
          "#D9D9D9", "#BC80BD", "#CCEBC5", "#FFED6F")


## code

targetmatvec=unlist(targetmat)+1
yrange=range(targetmatvec[targetmatvec>0]);
# yrange[1]=1; # set the minimum value to 1
for(i in 1:length(targetmat)){
  vali=targetmat[[i]]+1;
  if(i==1){
    plot(1:length(vali),vali,type='b',las=1,pch=20,main=paste('sgRNAs in',targetgene),ylab='Read counts',xlab='Samples',xlim=c(0.7,length(vali)+0.3),ylim = yrange,col=colors[(i %% length(colors))],xaxt='n',log='y')
    axis(1,at=1:length(vali),labels=(collabel),las=2)
    # lines(0:100,rep(1,101),col='black');
  }else{
    lines(1:length(vali),vali,type='b',pch=20,col=colors[(i %% length(colors))])
  }
}




# parameters
# Do not modify the variables beginning with "__"
targetmat=list(c(16.852008918183955,36.58248576542177,24.75839022542212,35.13188669487769,70.18100988785223,59.64523112115142))
targetgene="safe-target-34"
collabel=c("REP1_Q1","REP2_Q1","REP3_Q1","REP1_Q4","REP2_Q4","REP3_Q4")

# set up color using RColorBrewer
#library(RColorBrewer)
#colors <- brewer.pal(length(targetgenelist), "Set1")

colors=c( "#E41A1C", "#377EB8", "#4DAF4A", "#984EA3", "#FF7F00",  "#A65628", "#F781BF",
          "#999999", "#66C2A5", "#FC8D62", "#8DA0CB", "#E78AC3", "#A6D854", "#FFD92F", "#E5C494", "#B3B3B3", 
          "#8DD3C7", "#FFFFB3", "#BEBADA", "#FB8072", "#80B1D3", "#FDB462", "#B3DE69", "#FCCDE5",
          "#D9D9D9", "#BC80BD", "#CCEBC5", "#FFED6F")


## code

targetmatvec=unlist(targetmat)+1
yrange=range(targetmatvec[targetmatvec>0]);
# yrange[1]=1; # set the minimum value to 1
for(i in 1:length(targetmat)){
  vali=targetmat[[i]]+1;
  if(i==1){
    plot(1:length(vali),vali,type='b',las=1,pch=20,main=paste('sgRNAs in',targetgene),ylab='Read counts',xlab='Samples',xlim=c(0.7,length(vali)+0.3),ylim = yrange,col=colors[(i %% length(colors))],xaxt='n',log='y')
    axis(1,at=1:length(vali),labels=(collabel),las=2)
    # lines(0:100,rep(1,101),col='black');
  }else{
    lines(1:length(vali),vali,type='b',pch=20,col=colors[(i %% length(colors))])
  }
}




# parameters
# Do not modify the variables beginning with "__"
targetmat=list(c(132.22345458882796,91.45621441355443,160.92953646524376,196.05859349076906,173.92685059163378,114.51884375261074),c(120.55667918393138,60.208674488923336,58.801176785377535,83.86321340067578,131.20797500772375,42.944566407229026))
targetgene="R413R"
collabel=c("REP1_Q1","REP2_Q1","REP3_Q1","REP1_Q4","REP2_Q4","REP3_Q4")

# set up color using RColorBrewer
#library(RColorBrewer)
#colors <- brewer.pal(length(targetgenelist), "Set1")

colors=c( "#E41A1C", "#377EB8", "#4DAF4A", "#984EA3", "#FF7F00",  "#A65628", "#F781BF",
          "#999999", "#66C2A5", "#FC8D62", "#8DA0CB", "#E78AC3", "#A6D854", "#FFD92F", "#E5C494", "#B3B3B3", 
          "#8DD3C7", "#FFFFB3", "#BEBADA", "#FB8072", "#80B1D3", "#FDB462", "#B3DE69", "#FCCDE5",
          "#D9D9D9", "#BC80BD", "#CCEBC5", "#FFED6F")


## code

targetmatvec=unlist(targetmat)+1
yrange=range(targetmatvec[targetmatvec>0]);
# yrange[1]=1; # set the minimum value to 1
for(i in 1:length(targetmat)){
  vali=targetmat[[i]]+1;
  if(i==1){
    plot(1:length(vali),vali,type='b',las=1,pch=20,main=paste('sgRNAs in',targetgene),ylab='Read counts',xlab='Samples',xlim=c(0.7,length(vali)+0.3),ylim = yrange,col=colors[(i %% length(colors))],xaxt='n',log='y')
    axis(1,at=1:length(vali),labels=(collabel),las=2)
    # lines(0:100,rep(1,101),col='black');
  }else{
    lines(1:length(vali),vali,type='b',pch=20,col=colors[(i %% length(colors))])
  }
}




# parameters
# Do not modify the variables beginning with "__"
targetmat=list(c(98.51943675246005,93.7426197738933,59.83277637810345,126.92810676859037,125.86811555973497,99.01108366111136),c(49.259718376230026,35.05821552519586,19.60039226179251,62.330766716718486,59.50129099187472,59.64523112115142),c(35.00032621468976,52.5873232877938,38.1691849308591,35.13188669487769,84.6749141038217,21.472283203614513),c(260.5579840426904,101.36397097502282,105.223158458044,194.92530682319236,234.19097864750688,126.44788997684101),c(89.44527810420715,79.26205249174717,58.801176785377535,107.66223341978647,77.04654346383778,63.223944988420506))
targetgene="p.R320L"
collabel=c("REP1_Q1","REP2_Q1","REP3_Q1","REP1_Q4","REP2_Q4","REP3_Q4")

# set up color using RColorBrewer
#library(RColorBrewer)
#colors <- brewer.pal(length(targetgenelist), "Set1")

colors=c( "#E41A1C", "#377EB8", "#4DAF4A", "#984EA3", "#FF7F00",  "#A65628", "#F781BF",
          "#999999", "#66C2A5", "#FC8D62", "#8DA0CB", "#E78AC3", "#A6D854", "#FFD92F", "#E5C494", "#B3B3B3", 
          "#8DD3C7", "#FFFFB3", "#BEBADA", "#FB8072", "#80B1D3", "#FDB462", "#B3DE69", "#FCCDE5",
          "#D9D9D9", "#BC80BD", "#CCEBC5", "#FFED6F")


## code

targetmatvec=unlist(targetmat)+1
yrange=range(targetmatvec[targetmatvec>0]);
# yrange[1]=1; # set the minimum value to 1
for(i in 1:length(targetmat)){
  vali=targetmat[[i]]+1;
  if(i==1){
    plot(1:length(vali),vali,type='b',las=1,pch=20,main=paste('sgRNAs in',targetgene),ylab='Read counts',xlab='Samples',xlim=c(0.7,length(vali)+0.3),ylim = yrange,col=colors[(i %% length(colors))],xaxt='n',log='y')
    axis(1,at=1:length(vali),labels=(collabel),las=2)
    # lines(0:100,rep(1,101),col='black');
  }else{
    lines(1:length(vali),vali,type='b',pch=20,col=colors[(i %% length(colors))])
  }
}



dev.off()
Sweave("Q4_Q1_summary.Rnw");
library(tools);

texi2dvi("Q4_Q1_summary.tex",pdf=TRUE);
